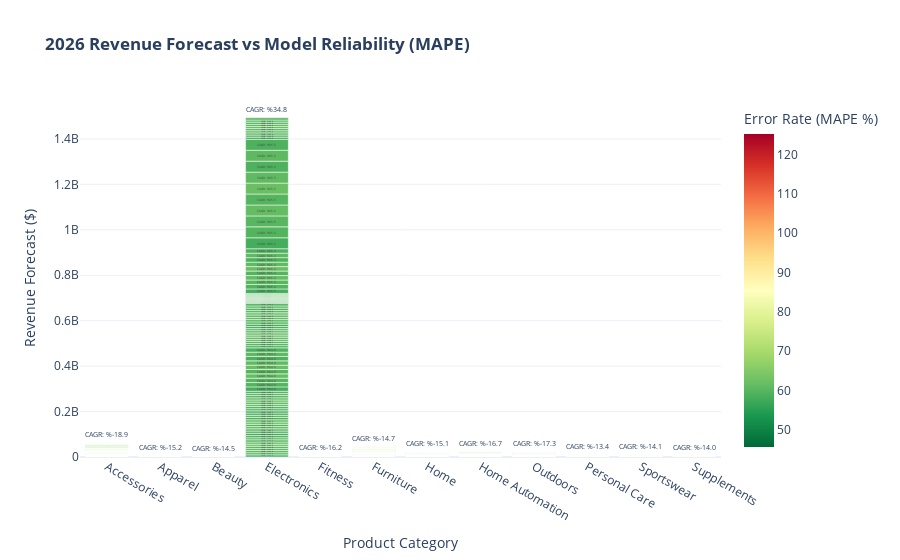

Here is the notebook cell this chart was saved with:
### Markdown cell above
Marketing Efficiency: Budget vs. ROI
The Diminishing Returns Trap: Spending More to Earn Less

This analysis applies advanced attribution modeling to demonstrate that increasing marketing spend does not necessarily translate into higher profitability—and can, in fact, destroy efficiency beyond a certain threshold.

Key Insights
1. Budget Injection Without Value Creation

During the 2023 Global Black Friday campaign, total advertising spend was increased by approximately 20–25%, surpassing the $50,000 threshold.

This increase represents a deliberate attempt to scale performance through budget expansion rather than structural optimization.

2. ROI Collapse

Despite the higher investment, Return on Investment (ROI) deteriorated sharply.
ROI dropped from 250%+ levels observed in prior periods to near break-even during the 2023 campaign.

In practical terms:
The company spent significantly more capital to generate the same—or lower—incremental return.

3. Efficiency Gap Between Campaigns

2022 Campaign: Low budget, high efficiency

2023 Campaign: High budget, low efficiency

This contrast confirms that spend volume, not demand, was the limiting factor. The system performed better when constrained.

Business Impact
Marketing Saturation Point

The data indicates that core marketing channels have reached their saturation threshold.
Beyond this point, incremental budget no longer attracts new, profitable customers—it merely repurchases existing demand at a higher cost.

This is a classic case of diminishing marginal returns in paid media.

Profit Margin Pressure

The sharp decline in ROI directly compresses net campaign margins, especially during high-volume promotional periods where operational and discount costs are already elevated.

Scaling spend under these conditions amplifies revenue without creating profit.

Strategic Recommendations
1. Optimize, Don’t Scale

For 2024 planning, the focus should shift away from budget expansion and toward efficiency recovery.

Specifically:

Revert to the targeting logic, channel mix, and audience definitions that delivered high ROI in 2022

Treat 2022 as the efficiency benchmark, not 2023

2. Shift Toward Retention Marketing

As customer acquisition becomes increasingly expensive, part of the marketing budget should be reallocated from Acquisition to Retention.

Priority focus:

Reactivation of the “At Risk” segment identified in the RFM analysis

Personalized win-back campaigns with measurable ROI

Retaining an existing customer remains multiple times cheaper than acquiring a new one under saturated channel conditions.

Executive Takeaway

The company is not underinvesting in marketing—it is overpaying for marginal growth.

Until channel saturation and attribution inefficiencies are resolved, increasing spend will scale cost faster than value.

### Code cell
def plot_forecast():
    # 'category' yerine 'f.category' diyerek belirsizliği gideriyoruz
    query = """
    SELECT 
        f.category, 
        f.forecast_2026_revenue, 
        f.cagr, 
        a.mape_pct 
    FROM reporting_cagr_forecast f 
    JOIN reporting_forecast_accuracy a ON f.category = a.category
    """
    df = pd.read_sql(query, engine)
    
    # MAPE %'si düşük olanlar yeşil (güvenilir), yüksek olanlar kırmızı (riskli)
    fig = px.bar(df, 
                 x='category', 
                 y='forecast_2026_revenue', 
                 color='mape_pct', 
                 color_continuous_scale='RdYlGn_r', 
                 text=df['cagr'].apply(lambda x: f"CAGR: %{round(x*100, 1)}"),
                 title="<b>2026 Revenue Forecast vs Model Reliability (MAPE)</b>",
                 labels={'forecast_2026_revenue': 'Forecasted Revenue ($)', 'mape_pct': 'Error Rate (MAPE %)'},
                 template="plotly_white")
    
    fig.update_traces(textposition='outside')
    fig.update_layout(yaxis_title="Revenue Forecast ($)", xaxis_title="Product Category")
    
    return fig

plot_forecast().show()

### Figure 1 — Plotly figure (JSON) as saved in the notebook; plotly's stock layout.template omitted (floating-point values rounded to 4 significant figures; data arrays with more than 128 entries replaced by an {"elided": "..."} marker saying what was removed)
{"data": [{"hovertemplate": "category=%{x}<br>Forecasted Revenue ($)=%{y}<br>text=%{text}<br>Error Rate (MAPE %)=%{marker.color}<extra></extra>", "legendgroup": "", "marker": {"color": {"elided": "1200 float values"}, "coloraxis": "coloraxis", "pattern": {"shape": ""}}, "name": "", "orientation": "v", "showlegend": false, "text": {"elided": "1200 str values"}, "textposition": "outside", "type": "bar", "x": {"elided": "1200 str values"}, "xaxis": "x", "y": {"elided": "1200 float values"}, "yaxis": "y"}], "layout": {"barmode": "relative", "coloraxis": {"colorbar": {"title": {"text": "Error Rate (MAPE %)"}}, "colorscale": [[0, "rgb(0,104,55)"], [0.1, "rgb(26,152,80)"], [0.2, "rgb(102,189,99)"], [0.3, "rgb(166,217,106)"], [0.4, "rgb(217,239,139)"], [0.5, "rgb(255,255,191)"], [0.6, "rgb(254,224,139)"], [0.7, "rgb(253,174,97)"], [0.8, "rgb(244,109,67)"], [0.9, "rgb(215,48,39)"], [1, "rgb(165,0,38)"]]}, "legend": {"tracegroupgap": 0}, "title": {"text": "<b>2026 Revenue Forecast vs Model Reliability (MAPE)</b>"}, "xaxis": {"anchor": "y", "domain": [0, 1], "title": {"text": "Product Category"}}, "yaxis": {"anchor": "x", "domain": [0, 1], "title": {"text": "Revenue Forecast ($)"}}}}
